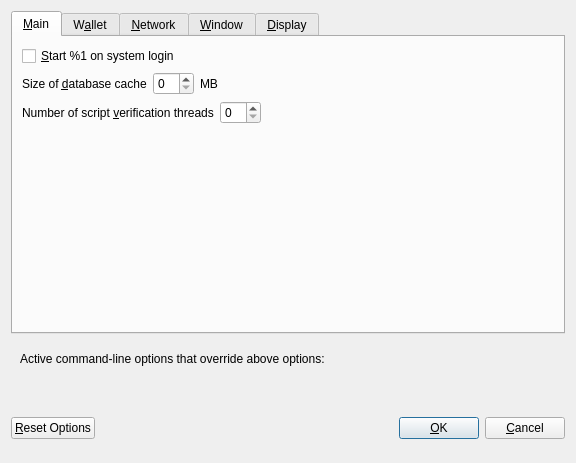
<?xml version="1.0" encoding="UTF-8"?>
<ui version="4.0">
 <class>OptionsDialog</class>
 <widget class="QDialog" name="OptionsDialog">
  <property name="geometry">
   <rect>
    <x>0</x>
    <y>0</y>
    <width>576</width>
    <height>402</height>
   </rect>
  </property>
  <property name="windowTitle">
   <string>Options</string>
  </property>
  <property name="modal">
   <bool>true</bool>
  </property>
  <layout class="QVBoxLayout" name="verticalLayout">
   <item>
    <widget class="QTabWidget" name="tabWidget">
     <property name="currentIndex">
      <number>0</number>
     </property>
     <widget class="QWidget" name="tabMain">
      <attribute name="title">
       <string>&amp;Main</string>
      </attribute>
      <layout class="QVBoxLayout" name="verticalLayout_Main">
       <item>
        <widget class="QCheckBox" name="bitcoinAtStartup">
         <property name="toolTip">
          <string>Automatically start %1 after logging in to the system.</string>
         </property>
         <property name="text">
          <string>&amp;Start %1 on system login</string>
         </property>
        </widget>
       </item>
       <item>
        <layout class="QHBoxLayout" name="horizontalLayout_2_Main">
         <item>
          <widget class="QLabel" name="databaseCacheLabel">
           <property name="text">
            <string>Size of &amp;database cache</string>
           </property>
           <property name="textFormat">
            <enum>Qt::PlainText</enum>
           </property>
           <property name="buddy">
            <cstring>databaseCache</cstring>
           </property>
          </widget>
         </item>
         <item>
          <widget class="QSpinBox" name="databaseCache"/>
         </item>
         <item>
          <widget class="QLabel" name="databaseCacheUnitLabel">
           <property name="text">
            <string>MB</string>
           </property>
           <property name="textFormat">
            <enum>Qt::PlainText</enum>
           </property>
          </widget>
         </item>
         <item>
          <spacer name="horizontalSpacer_2_Main">
           <property name="orientation">
            <enum>Qt::Horizontal</enum>
           </property>
           <property name="sizeHint" stdset="0">
            <size>
             <width>40</width>
             <height>20</height>
            </size>
           </property>
          </spacer>
         </item>
        </layout>
       </item>
       <item>
        <layout class="QHBoxLayout" name="horizontalLayout_3_Main">
         <item>
          <widget class="QLabel" name="threadsScriptVerifLabel">
           <property name="text">
            <string>Number of script &amp;verification threads</string>
           </property>
           <property name="textFormat">
            <enum>Qt::PlainText</enum>
           </property>
           <property name="buddy">
            <cstring>threadsScriptVerif</cstring>
           </property>
          </widget>
         </item>
         <item>
          <widget class="QSpinBox" name="threadsScriptVerif">
           <property name="toolTip">
            <string>(0 = auto, &lt;0 = leave that many cores free)</string>
           </property>
          </widget>
         </item>
         <item>
          <spacer name="horizontalSpacer_3_Main">
           <property name="orientation">
            <enum>Qt::Horizontal</enum>
           </property>
           <property name="sizeHint" stdset="0">
            <size>
             <width>40</width>
             <height>20</height>
            </size>
           </property>
          </spacer>
         </item>
        </layout>
       </item>
       <item>
        <spacer name="verticalSpacer_Main">
         <property name="orientation">
          <enum>Qt::Vertical</enum>
         </property>
         <property name="sizeHint" stdset="0">
          <size>
           <width>20</width>
           <height>40</height>
          </size>
         </property>
        </spacer>
       </item>
      </layout>
     </widget>
     <widget class="QWidget" name="tabWallet">
      <attribute name="title">
       <string>W&amp;allet</string>
      </attribute>
      <layout class="QVBoxLayout" name="verticalLayout_Wallet">
       <item>
        <widget class="QGroupBox" name="groupBox">
         <property name="title">
          <string>Expert</string>
         </property>
         <layout class="QVBoxLayout" name="verticalLayout_2">
          <item>
           <widget class="QCheckBox" name="coinControlFeatures">
            <property name="toolTip">
             <string>Whether to show coin control features or not.</string>
            </property>
            <property name="text">
             <string>Enable coin &amp;control features</string>
            </property>
           </widget>
          </item>
          <item>
           <widget class="QCheckBox" name="showMasternodesTab">
            <property name="toolTip">
             <string>Show additional tab listing all your masternodes in first sub-tab&lt;br/&gt;and all masternodes on the network in second sub-tab.</string>
            </property>
            <property name="text">
             <string>Show Masternodes Tab</string>
            </property>
           </widget>
          </item>
          <item>
           <widget class="QCheckBox" name="showAdvancedPSUI">
            <property name="toolTip">
             <string>Show additional information and buttons for PrivateSend on overview screen.</string>
            </property>
            <property name="text">
             <string>Enable advanced PrivateSend interface</string>
            </property>
           </widget>
          </item>
          <item>
           <widget class="QCheckBox" name="showPrivateSendPopups">
            <property name="toolTip">
             <string>Show system popups for PrivateSend mixing transactions&lt;br/&gt;just like for all other transaction types.</string>
            </property>
            <property name="text">
             <string>Show popups for PrivateSend transactions</string>
            </property>
           </widget>
          </item>
          <item>
           <widget class="QCheckBox" name="lowKeysWarning">
            <property name="toolTip">
             <string>Show warning dialog when PrivateSend detects that wallet has very low number of keys left.</string>
            </property>
            <property name="text">
             <string>Warn if PrivateSend is running out of keys</string>
            </property>
           </widget>
          </item>
          <item>
           <widget class="QCheckBox" name="privateSendMultiSession">
            <property name="toolTip">
             <string>Whether to use experimental PrivateSend mode with multiple mixing sessions per block.&lt;br/&gt;Note: You must use this feature carefully.&lt;br/&gt;Make sure you always have recent wallet (auto)backup in a safe place!</string>
            </property>
            <property name="text">
             <string>Enable PrivateSend &amp;multi-session</string>
            </property>
           </widget>
          </item>
          <item>
           <widget class="QCheckBox" name="spendZeroConfChange">
            <property name="toolTip">
             <string>If you disable the spending of unconfirmed change, the change from a transaction&lt;br/&gt;cannot be used until that transaction has at least one confirmation.&lt;br/&gt;This also affects how your balance is computed.</string>
            </property>
            <property name="text">
             <string>&amp;Spend unconfirmed change</string>
            </property>
           </widget>
          </item>
         </layout>
        </widget>
       </item>
       <item>
        <layout class="QHBoxLayout" name="horizontalLayout_4_Wallet">
         <item>
          <widget class="QLabel" name="label">
           <property name="toolTip">
            <string>This setting determines the amount of individual masternodes that an input will be anonymized through.&lt;br/&gt;More rounds of anonymization gives a higher degree of privacy, but also costs more in fees.</string>
           </property>
           <property name="text">
            <string>PrivateSend rounds to use</string>
           </property>
          </widget>
         </item>
         <item>
          <widget class="QSpinBox" name="privateSendRounds">
           <property name="minimum">
            <number>2</number>
           </property>
           <property name="maximum">
            <number>16</number>
           </property>
           <property name="value">
            <number>4</number>
           </property>
          </widget>
         </item>
        </layout>
       </item>
       <item>
        <layout class="QHBoxLayout" name="horizontalLayout">
         <item>
          <widget class="QLabel" name="label_2">
           <property name="toolTip">
            <string>This amount acts as a threshold to turn off PrivateSend once it's reached.</string>
           </property>
           <property name="statusTip">
            <string notr="true"/>
           </property>
           <property name="whatsThis">
            <string notr="true"/>
           </property>
           <property name="accessibleName">
            <string notr="true"/>
           </property>
           <property name="accessibleDescription">
            <string notr="true"/>
           </property>
           <property name="text">
            <string>Amount of Polis to keep anonymized</string>
           </property>
          </widget>
         </item>
         <item>
          <widget class="QSpinBox" name="privateSendAmount">
           <property name="minimum">
            <number>2</number>
           </property>
           <property name="maximum">
            <number>2000</number>
           </property>
           <property name="singleStep">
            <number>10</number>
           </property>
           <property name="value">
            <number>1000</number>
           </property>
          </widget>
         </item>
        </layout>
       </item>
       <item>
        <spacer name="verticalSpacer_Wallet">
         <property name="orientation">
          <enum>Qt::Vertical</enum>
         </property>
         <property name="sizeHint" stdset="0">
          <size>
           <width>20</width>
           <height>40</height>
          </size>
         </property>
        </spacer>
       </item>
      </layout>
     </widget>
     <widget class="QWidget" name="tabNetwork">
      <attribute name="title">
       <string>&amp;Network</string>
      </attribute>
      <layout class="QVBoxLayout" name="verticalLayout_Network">
       <item>
        <widget class="QCheckBox" name="mapPortUpnp">
         <property name="toolTip">
          <string>Automatically open the Polis Core client port on the router. This only works when your router supports UPnP and it is enabled.</string>
         </property>
         <property name="text">
          <string>Map port using &amp;UPnP</string>
         </property>
        </widget>
       </item>
       <item>
        <widget class="QCheckBox" name="allowIncoming">
         <property name="toolTip">
          <string>Accept connections from outside</string>
         </property>
         <property name="text">
          <string>Allow incoming connections</string>
         </property>
        </widget>
       </item>
       <item>
        <widget class="QCheckBox" name="connectSocks">
         <property name="toolTip">
          <string>Connect to the Polis network through a SOCKS5 proxy.</string>
         </property>
         <property name="text">
          <string>&amp;Connect through SOCKS5 proxy (default proxy):</string>
         </property>
        </widget>
       </item>
       <item>
        <layout class="QHBoxLayout" name="horizontalLayout_1_Network">
         <item>
          <widget class="QLabel" name="proxyIpLabel">
           <property name="text">
            <string>Proxy &amp;IP:</string>
           </property>
           <property name="textFormat">
            <enum>Qt::PlainText</enum>
           </property>
           <property name="buddy">
            <cstring>proxyIp</cstring>
           </property>
          </widget>
         </item>
         <item>
          <widget class="QValidatedLineEdit" name="proxyIp">
           <property name="minimumSize">
            <size>
             <width>140</width>
             <height>0</height>
            </size>
           </property>
           <property name="maximumSize">
            <size>
             <width>140</width>
             <height>16777215</height>
            </size>
           </property>
           <property name="toolTip">
            <string>IP address of the proxy (e.g. IPv4: 127.0.0.1 / IPv6: ::1)</string>
           </property>
          </widget>
         </item>
         <item>
          <widget class="QLabel" name="proxyPortLabel">
           <property name="text">
            <string>&amp;Port:</string>
           </property>
           <property name="textFormat">
            <enum>Qt::PlainText</enum>
           </property>
           <property name="buddy">
            <cstring>proxyPort</cstring>
           </property>
          </widget>
         </item>
         <item>
          <widget class="QLineEdit" name="proxyPort">
           <property name="minimumSize">
            <size>
             <width>55</width>
             <height>0</height>
            </size>
           </property>
           <property name="maximumSize">
            <size>
             <width>55</width>
             <height>16777215</height>
            </size>
           </property>
           <property name="toolTip">
            <string>Port of the proxy (e.g. 9050)</string>
           </property>
          </widget>
         </item>
         <item>
          <spacer name="horizontalSpacer_1_Network">
           <property name="orientation">
            <enum>Qt::Horizontal</enum>
           </property>
           <property name="sizeHint" stdset="0">
            <size>
             <width>40</width>
             <height>20</height>
            </size>
           </property>
          </spacer>
         </item>
        </layout>
       </item>
       <item>
        <layout class="QHBoxLayout" name="horizontalLayout_2_Network">
         <item>
          <widget class="QLabel" name="proxyActiveNets">
           <property name="text">
            <string>Used for reaching peers via:</string>
           </property>
           <property name="textFormat">
            <enum>Qt::PlainText</enum>
           </property>
          </widget>
         </item>
         <item>
          <widget class="QCheckBox" name="proxyReachIPv4">
           <property name="enabled">
            <bool>false</bool>
           </property>
           <property name="toolTip">
            <string>Shows, if the supplied default SOCKS5 proxy is used to reach peers via this network type.</string>
           </property>
           <property name="text">
            <string/>
           </property>
          </widget>
         </item>
         <item>
          <widget class="QLabel" name="proxyReachIPv4Label">
           <property name="text">
            <string>IPv4</string>
           </property>
           <property name="textFormat">
            <enum>Qt::PlainText</enum>
           </property>
          </widget>
         </item>
         <item>
          <widget class="QCheckBox" name="proxyReachIPv6">
           <property name="enabled">
            <bool>false</bool>
           </property>
           <property name="toolTip">
            <string>Shows, if the supplied default SOCKS5 proxy is used to reach peers via this network type.</string>
           </property>
           <property name="text">
            <string/>
           </property>
          </widget>
         </item>
         <item>
          <widget class="QLabel" name="proxyReachIPv6Label">
           <property name="text">
            <string>IPv6</string>
           </property>
           <property name="textFormat">
            <enum>Qt::PlainText</enum>
           </property>
          </widget>
         </item>
         <item>
          <widget class="QCheckBox" name="proxyReachTor">
           <property name="enabled">
            <bool>false</bool>
           </property>
           <property name="toolTip">
            <string>Shows, if the supplied default SOCKS5 proxy is used to reach peers via this network type.</string>
           </property>
           <property name="text">
            <string/>
           </property>
          </widget>
         </item>
         <item>
          <widget class="QLabel" name="proxyReachTorLabel">
           <property name="text">
            <string>Tor</string>
           </property>
           <property name="textFormat">
            <enum>Qt::PlainText</enum>
           </property>
          </widget>
         </item>
         <item>
          <spacer name="horizontalSpacer_2_Network">
           <property name="orientation">
            <enum>Qt::Horizontal</enum>
           </property>
           <property name="sizeHint" stdset="0">
            <size>
             <width>40</width>
             <height>20</height>
            </size>
           </property>
          </spacer>
         </item>
        </layout>
       </item>
       <item>
        <widget class="QCheckBox" name="connectSocksTor">
         <property name="toolTip">
          <string>Connect to the Polis network through a separate SOCKS5 proxy for Tor hidden services.</string>
         </property>
         <property name="text">
          <string>Use separate SOCKS5 proxy to reach peers via Tor hidden services:</string>
         </property>
        </widget>
       </item>
       <item>
        <layout class="QHBoxLayout" name="horizontalLayout_3_Network">
         <item>
          <widget class="QLabel" name="proxyIpTorLabel">
           <property name="text">
            <string>Proxy &amp;IP:</string>
           </property>
           <property name="textFormat">
            <enum>Qt::PlainText</enum>
           </property>
           <property name="buddy">
            <cstring>proxyIpTor</cstring>
           </property>
          </widget>
         </item>
         <item>
          <widget class="QValidatedLineEdit" name="proxyIpTor">
           <property name="minimumSize">
            <size>
             <width>140</width>
             <height>0</height>
            </size>
           </property>
           <property name="maximumSize">
            <size>
             <width>140</width>
             <height>16777215</height>
            </size>
           </property>
           <property name="toolTip">
            <string>IP address of the proxy (e.g. IPv4: 127.0.0.1 / IPv6: ::1)</string>
           </property>
          </widget>
         </item>
         <item>
          <widget class="QLabel" name="proxyPortTorLabel">
           <property name="text">
            <string>&amp;Port:</string>
           </property>
           <property name="textFormat">
            <enum>Qt::PlainText</enum>
           </property>
           <property name="buddy">
            <cstring>proxyPortTor</cstring>
           </property>
          </widget>
         </item>
         <item>
          <widget class="QLineEdit" name="proxyPortTor">
           <property name="minimumSize">
            <size>
             <width>55</width>
             <height>0</height>
            </size>
           </property>
           <property name="maximumSize">
            <size>
             <width>55</width>
             <height>16777215</height>
            </size>
           </property>
           <property name="toolTip">
            <string>Port of the proxy (e.g. 9050)</string>
           </property>
          </widget>
         </item>
         <item>
          <spacer name="horizontalSpacer_4_Network">
           <property name="orientation">
            <enum>Qt::Horizontal</enum>
           </property>
           <property name="sizeHint" stdset="0">
            <size>
             <width>40</width>
             <height>20</height>
            </size>
           </property>
          </spacer>
         </item>
        </layout>
       </item>
       <item>
        <spacer name="verticalSpacer_Network">
         <property name="orientation">
          <enum>Qt::Vertical</enum>
         </property>
         <property name="sizeHint" stdset="0">
          <size>
           <width>20</width>
           <height>40</height>
          </size>
         </property>
        </spacer>
       </item>
      </layout>
     </widget>
     <widget class="QWidget" name="tabWindow">
      <attribute name="title">
       <string>&amp;Window</string>
      </attribute>
      <layout class="QVBoxLayout" name="verticalLayout_Window">
       <item>
        <widget class="QCheckBox" name="hideTrayIcon">
         <property name="toolTip">
          <string>&amp;Hide the icon from the system tray.</string>
         </property>
         <property name="text">
          <string>Hide tray icon</string>
         </property>
        </widget>
       </item>
       <item>
        <widget class="QCheckBox" name="minimizeToTray">
         <property name="toolTip">
          <string>Show only a tray icon after minimizing the window.</string>
         </property>
         <property name="text">
          <string>&amp;Minimize to the tray instead of the taskbar</string>
         </property>
        </widget>
       </item>
       <item>
        <widget class="QCheckBox" name="minimizeOnClose">
         <property name="toolTip">
          <string>Minimize instead of exit the application when the window is closed. When this option is enabled, the application will be closed only after selecting Exit in the menu.</string>
         </property>
         <property name="text">
          <string>M&amp;inimize on close</string>
         </property>
        </widget>
       </item>
       <item>
        <spacer name="verticalSpacer_Window">
         <property name="orientation">
          <enum>Qt::Vertical</enum>
         </property>
         <property name="sizeHint" stdset="0">
          <size>
           <width>20</width>
           <height>40</height>
          </size>
         </property>
        </spacer>
       </item>
      </layout>
     </widget>
     <widget class="QWidget" name="tabDisplay">
      <attribute name="title">
       <string>&amp;Display</string>
      </attribute>
      <layout class="QVBoxLayout" name="verticalLayout_Display">
       <item>
        <layout class="QHBoxLayout" name="horizontalLayout_1_Display">
         <item>
          <widget class="QLabel" name="langLabel">
           <property name="text">
            <string>User Interface &amp;language:</string>
           </property>
           <property name="textFormat">
            <enum>Qt::PlainText</enum>
           </property>
           <property name="buddy">
            <cstring>lang</cstring>
           </property>
          </widget>
         </item>
         <item>
          <widget class="QValueComboBox" name="lang">
           <property name="toolTip">
            <string>The user interface language can be set here. This setting will take effect after restarting %1.</string>
           </property>
          </widget>
         </item>
        </layout>
       </item>
       <item>
        <widget class="QLabel" name="label_3">
         <property name="toolTip">
          <string notr="true"/>
         </property>
         <property name="statusTip">
          <string notr="true"/>
         </property>
         <property name="whatsThis">
          <string notr="true"/>
         </property>
         <property name="accessibleName">
          <string notr="true"/>
         </property>
         <property name="text">
          <string>Language missing or translation incomplete? Help contributing translations here:
https://www.transifex.com/projects/p/pacglobal/</string>
         </property>
         <property name="wordWrap">
          <bool>true</bool>
         </property>
         <property name="openExternalLinks">
          <bool>true</bool>
         </property>
         <property name="textInteractionFlags">
          <set>Qt::TextBrowserInteraction</set>
         </property>
        </widget>
       </item>
       <item>
        <layout class="QHBoxLayout" name="horizontalLayout_2_Display">
         <item>
          <widget class="QLabel" name="unitLabel">
           <property name="text">
            <string>&amp;Unit to show amounts in:</string>
           </property>
           <property name="textFormat">
            <enum>Qt::PlainText</enum>
           </property>
           <property name="buddy">
            <cstring>unit</cstring>
           </property>
          </widget>
         </item>
         <item>
          <widget class="QValueComboBox" name="unit">
           <property name="toolTip">
            <string>Choose the default subdivision unit to show in the interface and when sending coins.</string>
           </property>
          </widget>
         </item>
        </layout>
       </item>
       <item>
        <layout class="QHBoxLayout" name="horizontalLayout_5_Display">
         <item>
          <widget class="QLabel" name="digitsLabel">
           <property name="text">
            <string>Decimal digits</string>
           </property>
          </widget>
         </item>
         <item>
          <widget class="QValueComboBox" name="digits"/>
         </item>
        </layout>
       </item>
       <item>
        <layout class="QHBoxLayout" name="horizontalLayout_3_Display">
         <item>
          <widget class="QLabel" name="thirdPartyTxUrlsLabel">
           <property name="toolTip">
            <string>Third party URLs (e.g. a block explorer) that appear in the transactions tab as context menu items.&lt;br/&gt;%s in the URL is replaced by transaction hash. Multiple URLs are separated by vertical bar |.</string>
           </property>
           <property name="text">
            <string>Third party transaction URLs</string>
           </property>
           <property name="buddy">
            <cstring>thirdPartyTxUrls</cstring>
           </property>
          </widget>
         </item>
         <item>
          <widget class="QLineEdit" name="thirdPartyTxUrls">
           <property name="toolTip">
            <string>Third party URLs (e.g. a block explorer) that appear in the transactions tab as context menu items.&lt;br/&gt;%s in the URL is replaced by transaction hash. Multiple URLs are separated by vertical bar |.</string>
           </property>
          </widget>
         </item>
        </layout>
       </item>
       <item>
        <spacer name="verticalSpacer">
         <property name="orientation">
          <enum>Qt::Vertical</enum>
         </property>
         <property name="sizeHint" stdset="0">
          <size>
           <width>20</width>
           <height>40</height>
          </size>
         </property>
        </spacer>
       </item>
      </layout>
     </widget>
    </widget>
   </item>
   <item>
    <widget class="QFrame" name="frame">
     <layout class="QVBoxLayout" name="verticalLayout_Bottom">
      <item>
       <layout class="QHBoxLayout" name="horizontalLayout_Bottom">
        <item>
         <widget class="QLabel" name="overriddenByCommandLineInfoLabel">
          <property name="text">
           <string>Active command-line options that override above options:</string>
          </property>
          <property name="textFormat">
           <enum>Qt::PlainText</enum>
          </property>
         </widget>
        </item>
        <item>
         <spacer name="horizontalSpacer_Bottom">
          <property name="orientation">
           <enum>Qt::Horizontal</enum>
          </property>
          <property name="sizeHint" stdset="0">
           <size>
            <width>40</width>
            <height>20</height>
           </size>
          </property>
         </spacer>
        </item>
       </layout>
      </item>
      <item>
       <widget class="QLabel" name="overriddenByCommandLineLabel">
        <property name="text">
         <string/>
        </property>
        <property name="textFormat">
         <enum>Qt::PlainText</enum>
        </property>
        <property name="wordWrap">
         <bool>true</bool>
        </property>
       </widget>
      </item>
     </layout>
    </widget>
   </item>
   <item>
    <layout class="QHBoxLayout" name="horizontalLayout_Buttons">
     <item>
      <widget class="QPushButton" name="resetButton">
       <property name="toolTip">
        <string>Reset all client options to default.</string>
       </property>
       <property name="text">
        <string>&amp;Reset Options</string>
       </property>
       <property name="autoDefault">
        <bool>false</bool>
       </property>
      </widget>
     </item>
     <item>
      <spacer name="horizontalSpacer_1">
       <property name="orientation">
        <enum>Qt::Horizontal</enum>
       </property>
       <property name="sizeHint" stdset="0">
        <size>
         <width>40</width>
         <height>48</height>
        </size>
       </property>
      </spacer>
     </item>
     <item>
      <widget class="QLabel" name="statusLabel">
       <property name="minimumSize">
        <size>
         <width>200</width>
         <height>0</height>
        </size>
       </property>
       <property name="font">
        <font>
         <weight>75</weight>
         <bold>true</bold>
        </font>
       </property>
       <property name="text">
        <string/>
       </property>
       <property name="textFormat">
        <enum>Qt::PlainText</enum>
       </property>
       <property name="wordWrap">
        <bool>true</bool>
       </property>
      </widget>
     </item>
     <item>
      <spacer name="horizontalSpacer_2">
       <property name="orientation">
        <enum>Qt::Horizontal</enum>
       </property>
       <property name="sizeHint" stdset="0">
        <size>
         <width>40</width>
         <height>48</height>
        </size>
       </property>
      </spacer>
     </item>
     <item>
      <widget class="QPushButton" name="okButton">
       <property name="text">
        <string>&amp;OK</string>
       </property>
       <property name="autoDefault">
        <bool>false</bool>
       </property>
       <property name="default">
        <bool>true</bool>
       </property>
      </widget>
     </item>
     <item>
      <widget class="QPushButton" name="cancelButton">
       <property name="text">
        <string>&amp;Cancel</string>
       </property>
       <property name="autoDefault">
        <bool>false</bool>
       </property>
      </widget>
     </item>
    </layout>
   </item>
  </layout>
 </widget>
 <customwidgets>
  <customwidget>
   <class>QValidatedLineEdit</class>
   <extends>QLineEdit</extends>
   <header>qvalidatedlineedit.h</header>
  </customwidget>
  <customwidget>
   <class>QValueComboBox</class>
   <extends>QComboBox</extends>
   <header>qvaluecombobox.h</header>
  </customwidget>
 </customwidgets>
 <resources/>
 <connections/>
</ui>
